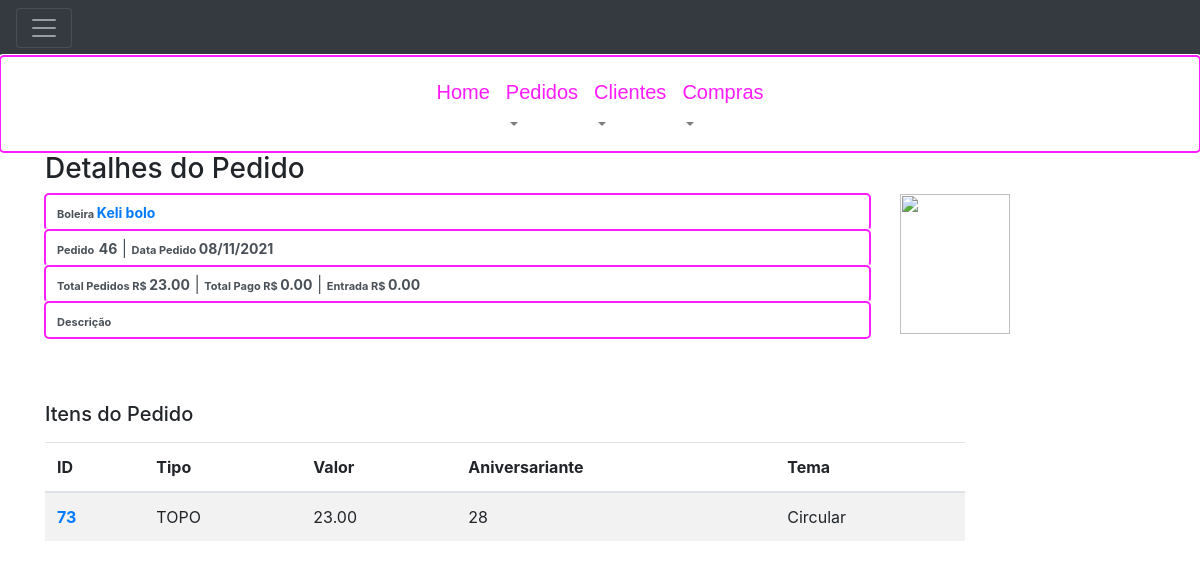
The page /orders/46/detail/ (signed in) on the database as committed earlier.
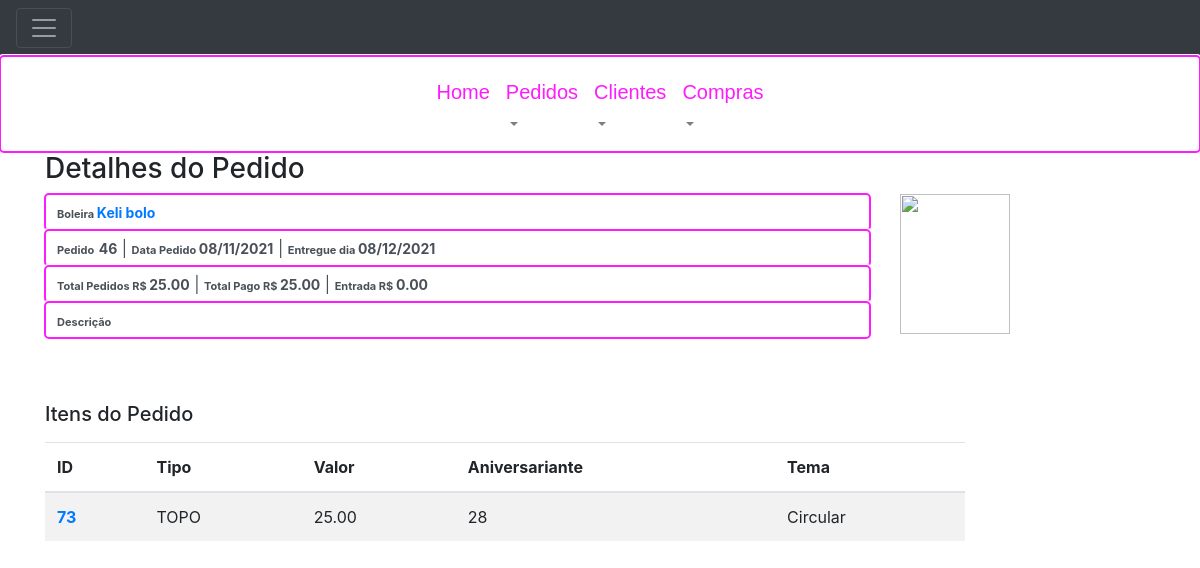
The same page on the database as committed later.
### order_control/models.py (models this page shows, shortened)
class Order(models.Model):
    createdAt = models.DateTimeField(auto_now_add=True)
    deliveryAt = models.DateTimeField(null=True, blank=True, verbose_name="Entregar em")
    delivered = models.BooleanField(default=False, verbose_name="Entregue")
    description = models.TextField(max_length=255, null=True, blank=True)
    downPayment = models.DecimalField(max_digits=8, decimal_places=2, verbose_name='Entrada R$', null=True, blank=True, default=0.00)
    totalOrder = models.DecimalField(max_digits=8, decimal_places=2, verbose_name='Total Pedido R$', null=True, blank=True, default=0.00)
    totalPayment = models.DecimalField(max_digits=8, decimal_places=2, verbose_name='Total Pago R$', null=True, blank=True, default=0.00)
    client = models.ForeignKey(Client, on_delete=models.PROTECT, verbose_name='Cliente')

class BoxTop(models.Model):
    gift = models.BooleanField(default=False, verbose_name="Brinde?")
    type = models.CharField(max_length=255, choices=BOX_TOP_CHOICES)
    theme = models.CharField(max_length=255)
    birthdayName = models.CharField(max_length=255, null=True, blank=True)
    amount = models.DecimalField(max_digits=8, decimal_places=2, default=0.00, verbose_name='Valor total das Caixas R$')
    description = models.CharField(max_length=255, null=True, blank=True)
    storedIn = models.FileField(upload_to='boxes/', null=True, blank=True, verbose_name='Figura')
    order = models.ForeignKey(Order, on_delete=models.PROTECT)

class Client (models.Model):
    createAt = models.DateTimeField(auto_now_add=True)
    name = models.CharField(max_length=255, verbose_name='Nome do Cliente')
    phone = models.CharField(max_length=15, null=True, blank=True, verbose_name='Telefone')
    picture = models.FileField(upload_to='clients/', null=True, blank=True, verbose_name='Foto de Perfil')
    balance = models.DecimalField(max_digits=8, decimal_places=2, default=0.0, verbose_name='Balanço')
    cakeMaker = models.BooleanField(default=False, verbose_name='Boleira')

### order_control/views.py (the view)
# urls.py: path('orders/<int:id>/detail/', views.order_details, name='order_detail'),
@login_required(login_url=reverse_lazy('order_control:login'))
def order_details(request, id):
    order = Order.objects.get(id=id)
    order_items = BoxTop.objects.filter(order=order)
    return render(request, 'order_control/order/detail.html',
                  {'order': order, 'order_items': order_items})

### templates/order_control/order/detail.html (shortened to what the changed rows need)
{% extends "layout.html" %}
{% block content %}
<div class="container" xmlns="http://www.w3.org/1999/html">
        <div class="form-group">
            <div class="row">
                <div  id="head" class="col-sm-9" >
                    <div class='form-control'>
                        <span class='label label-default' style='font-size:11px;'>
                        </span>
                        <span class='label label-default' style='font-size:14px;'  >
                            <a href="{% url 'order_control:client_detail'  order.client.id %}">
                                <strong>{{ order.client.name }}</strong></span>
                    </div>
                    <div class='form-control'>
                        <span class='label label-default' style='font-size:11px;'><strong>Pedido</strong></span>
                        <span class='label label-default' style='font-size:14px;' ><strong>{{ order.id }}</strong></span>
                            |
                            <span class='label label-default' style='font-size:11px;'><strong>Data Pedido </strong></span>
                            <span class='label label-default' style='font-size:14px;' ><strong>{{ order.createdAt|date:"SHORT_DATE_FORMAT" }}</strong></span>
                            {% if order.delivered%}
                                |
                                <span class='label label-default' style='font-size:11px;'><strong>Entregue dia  </strong></span>
                                <span class='label label-default' style='font-size:14px;' ><strong>{{ order.deliveryAt|date:"SHORT_DATE_FORMAT" }}</strong></span>
                            {% endif %}
                    </div>
                    <div class='form-control'>
                        <span class='label label-default' style='font-size:11px;'><strong>Total Pedidos R$ </strong></span>
                        <span class='label label-default' style='font-size:14px;' ><strong>{{ order.totalOrder }}</strong></span>
                         |
                        <span class='label label-default' style='font-size:11px;'><strong>Total Pago R$ </strong></span>
                        <span class='label label-default' style='font-size:14px;' ><strong>{{ order.totalPayment }}</strong></span>
                         |
                        <span class='label label-default' style='font-size:11px;'><strong>Entrada R$ </strong></span>
                        <span class='label label-default' style='font-size:14px;' ><strong>{{ order.downPayment }}</strong></span>
                    </div>
                    <div class='form-control'>
                        <span class='label label-default' style='font-size:11px;'><strong>Descrição</strong></span>
                    </div>
                </div>
            </div>
            <div class="form-group">
                <div class="row">
                    <div  class="col-sm-10" >
                        <table class="table table-striped table-hover">
                            <thead>
                            <tr>
                                <th>ID</th>
                                <th>Tipo</th>
                                <th>Valor</th>
                                <th>Aniversariante</th>
                                <th>Tema</th>
                            </tr>
                            </thead>
                            <tbody>
                            {% for item in order_items%}
                                <tr>
                                    <td>
                                        <a href="{% url 'order_control:order_items_details' item.id %}">
                                            <strong>{{ item.id }}</strong></span>
                                        </a>
                                    </td>
                                    <td>{{ item.type }}</td>
                                    <td>{{ item.amount }}</td>
                                    <td>{{ item.birthdayName }}</td>
                                    <td>{{ item.theme }}</td>
                                </tr>
                            {% endfor %}
                            </tbody>
                        </table>
                    </div>
                </div>
           </div>
        </div>
    </div>
{% endblock %}

Rows that differ between the two databases and show on the page:
changed Order "Keli bolo": delivered False → True (drawn); deliveryAt (not shown) → "08/12/2021"; totalOrder "23.00" → "25.00"; totalPayment "0.00" → "25.00"
changed BoxTop "TOPO": amount "23.00" → "25.00"
Other text that changed with them:
text now shown: "| Entregue dia"
